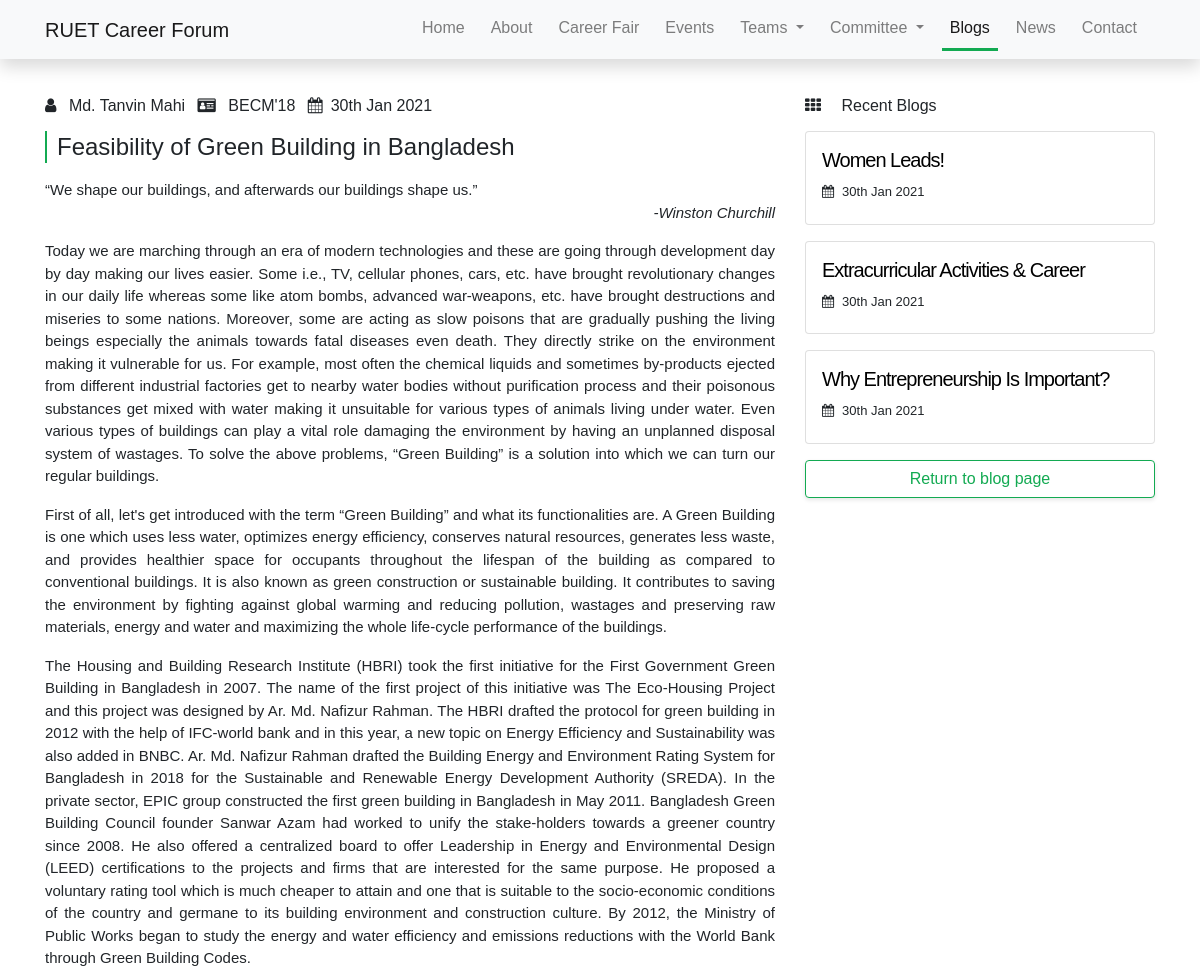
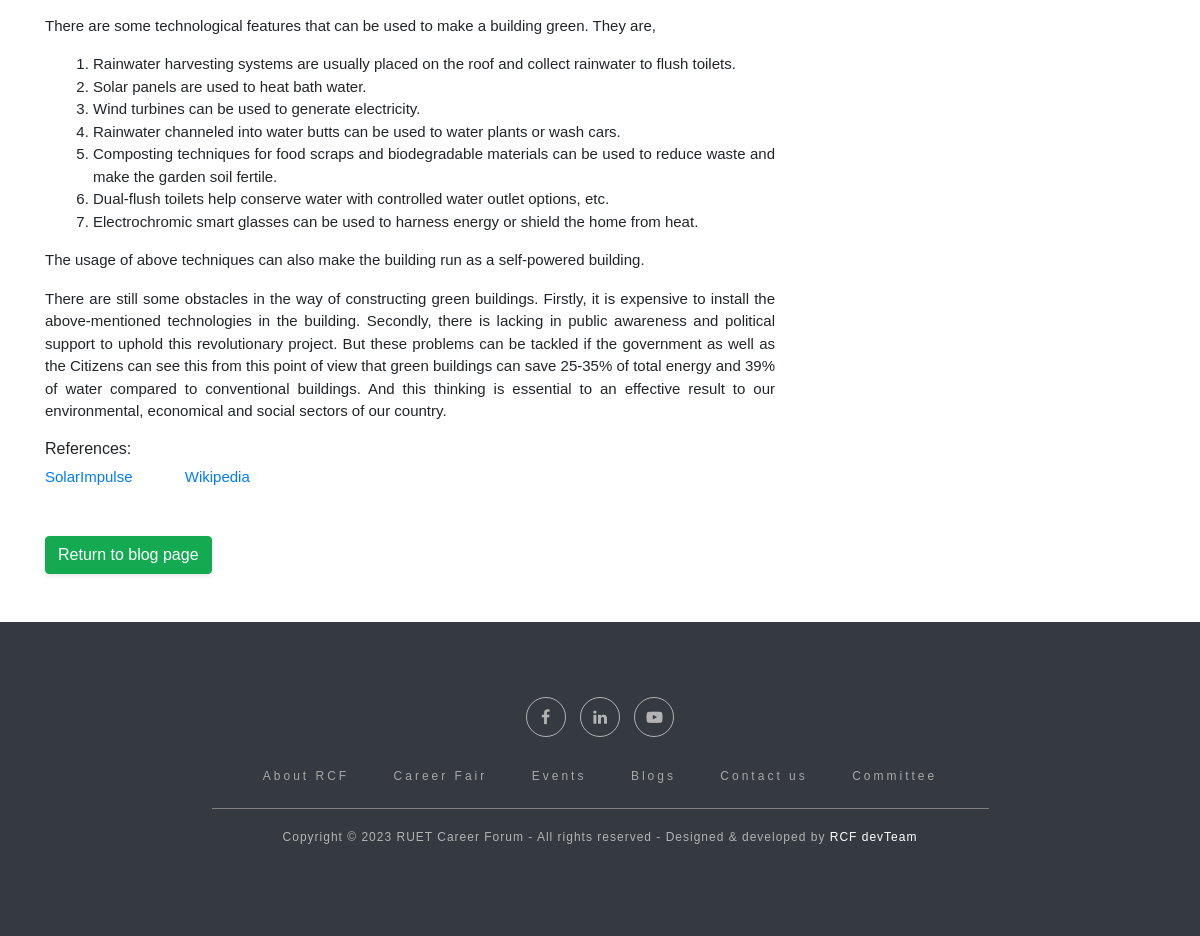
Page /blogs/read.php?blog=11 on the committed database (2 pictures, top to bottom).
### tables this page shows
CREATE TABLE `blog_list` (
  `id` int(11) NOT NULL,
  `publisher` varchar(256) NOT NULL,
  `publisher_details` varchar(256) NOT NULL DEFAULT 'Unknown',
  `title` varchar(512) NOT NULL,
  `img` varchar(256) NOT NULL DEFAULT 'assets/img/blogs/blog_default.jpeg',
  `content` text NOT NULL,
  `publish_date` datetime NOT NULL DEFAULT current_timestamp(),
  `is_deleted` int(1) NOT NULL DEFAULT 0
);

### blogs/read.php (the view, shortened to what this page needs)
<?php
include '../inc/header.php';
$blog = $recents = $blogerr = $recenterr = null;
if (!isset($_GET['blog'])) {
    $blogerr = $recenterr = 'Invalid blog id';
} else {
    include '../inc/dbh.php';
    $sql = 'SELECT * FROM blog_list WHERE id = ? LIMIT 1';
    $stmt = mysqli_stmt_init($conn);
    if (!mysqli_stmt_prepare($stmt, $sql)) {
        $blogerr = mysqli_stmt_error($stmt);
    } else {
        mysqli_stmt_bind_param($stmt, "i", $_GET['blog']);
        if (!empty(mysqli_stmt_error($stmt))) {
            $blogerr = mysqli_stmt_error($stmt);
        } else {
            mysqli_stmt_execute($stmt);
            if (!empty(mysqli_stmt_error($stmt)))
                $blogerr = mysqli_stmt_error($stmt);
            else {
                $result = mysqli_stmt_get_result($stmt);
                $blog = mysqli_fetch_assoc($result);
            }
        }
    }
    $sql = 'SELECT * FROM blog_list WHERE id != ? ORDER BY publish_date DESC LIMIT 3';
    $stmt = mysqli_stmt_init($conn);
    if (!mysqli_stmt_prepare($stmt, $sql))
        $recenterr = mysqli_stmt_error($stmt);
    else {
        mysqli_stmt_bind_param($stmt, "i", $_GET['blog']);
        if (!empty(mysqli_stmt_error($stmt))) {
            $recenterr = mysqli_stmt_error($stmt);
        } else {
            mysqli_stmt_execute($stmt);
            if (!empty(mysqli_stmt_error($stmt)))
                $recenterr = mysqli_stmt_error($stmt);
            else {
                $result = mysqli_stmt_get_result($stmt);
                $recents = mysqli_fetch_all($result, MYSQLI_ASSOC);
            }
        }
    }
}
?>
<div class="pt-5" id="blogContent">
    <div class="container py-5">
        <div class="row blog" id="blogRow">
            <div class="col-12 col-lg-8 mb-5 mb-lg-0">
                <div class="<?php if(!$blog) echo 'text-center'; ?>">
                    <?php if ($blog) { $first_space = strpos($blog['content'], " ");
                         ?>
                    <div class="text" id="blogDetail">
                        <h6 class="">
                            <span class="pr-2"><i class="fa fa-user pr-2"></i> <?php echo $blog['publisher']; ?></span>
                            <span class="pr-2"><i class="fa fa-id-card pr-2"></i>
                                <?php echo $blog['publisher_details']; ?></span>
                            <span class="pr-2"><i
                                    class="fa fa-calendar pr-2"></i><?php echo date_format(date_create($blog['publish_date']), 'jS M Y'); ?></span>
                        </h6>
                        <h4 class="mt-3">
                            <?php echo $blog['title']; ?>
                        </h4>
                    </div>
                    <div class="text-justify mt-3 mb-5" id="content">
                        <?php echo $blog['content']; ?>
                    </div>
                    <?php } else { ?>
                    <h2 class="pb-2">&#128557 Sorry!</h2>
                    <p>No blogs found!</p>
                    <?php } ?>
                    <a class="btn btn-primary" href="index.php">Return to blog page</a>
                </div>
            </div>
            <div class="col-12 col-lg-4">
                <div id="recentBlogs">
                    <h6 class="title"><i class="fa fa-th pr-3"></i> Recent Blogs</h6>
                    <div class="blogs mb-3">
                        <?php
                            if ($recents) {
                                foreach($recents as $blog) {
                                    echo
                                    '<div class="card mt-3 p-3">
                                        <h5 class="card-title">
                                            <a href="?blog='.$blog['id'].'">'.$blog['title'].'</a>
                                        </h5>
                                        <h6><i class="fa fa-calendar pr-2"></i>'.date_format(date_create($blog['publish_date']), 'jS M Y').'</h6>
                                    </div>';
                                }
                            }
                        ?>
                    </div>
                    <a class="btn btn-outline-primary d-block my-0" href="index.php">Return to blog page</a>
                </div>
            </div>
        </div>
    </div>
</div>
<?php
include '../inc/footer.php';
?>

### css/style.css (style rules this page uses)
body, html { width: 100%; box-sizing: border-box; font-family: 'Noto Sans HK', sans-serif; }
* { padding: 0; margin: 0; }
:root { --RCFsecondary: #116149; --RCFprimary: #13aa52; --RCFbrown: rgb(228, 141, 43); --RCFdark: #1A1A1A; --RCFlight: #42494f; --RCFbg: rgb(245, 245, 245) }
.btn-primary { background-color: var(--RCFprimary) !important; border-color: var(--RCFprimary) !important; box-shadow: 0 2px 4px 0 rgba(0,0,0,0.1) !important; transition: 0.1s all ease-in }
.btn-outline-primary,.btn-outline-primary:focus,.btn-outline-primary:visited { color: var(--RCFprimary) !important; background-color: white !important; border-color: var(--RCFprimary) !important; box-shadow: 0 2px 4px 0 rgba(0,0,0,0.1) !important; transition: 0.1s all ease-in }

### blogs/blog.css (style rules this page uses)
#blogContent .container #content { font-family: "Noto Sans HK", sans-serif; font-size: 15px; font-weight: 100; }
#blogContent #blogDetail h4 { border-left: 2px solid var(--RCFprimary); padding-left: 10px; line-height: 2rem; }
#blogContent #recentBlogs { position: sticky; top: 5rem; }
#recentBlogs .card .card-title a { letter-spacing: -1px; font-weight: 200; text-decoration: none; color: black; transition: 0.2s ease-in; }
#recentBlogs .card h6 { font-weight: lighter; font-size: small; }

### rows in the picture
blog_list: publisher "Md. Tanvin Mahi", publisher_details "BECM'18", publish_date "30th Jan 2021", title "Feasibility of Green Building in Bangladesh", content "We shape our buildings, and afterwards our buildings shape us. -Winston Churchill Today we are marching through an era of modern technologies and these are going through development day by day making our lives easier. Some i.e., TV, cellular phones, cars, etc. have brought revolutionary changes in our daily life whereas some like atom bombs, advanced war-weapons, etc. have brought destructions and miseries to some nations. Moreover, some are acting as slow poisons that are gradually pushing the living beings especially the animals towards fatal diseases even death. They directly strike on the environment making it vulnerable for us. For example, most often the chemical liquids and sometimes…"
blog_list: title "Women Leads!", publish_date "30th Jan 2021"
blog_list: title "Extracurricular Activities & Career", publish_date "30th Jan 2021"
blog_list: title "Why Entrepreneurship Is Important?", publish_date "30th Jan 2021"
